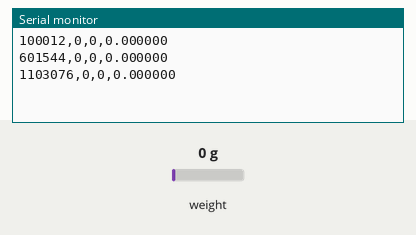
Simulated run of this sketch. Board: Arduino Uno, built with avr-gcc and run on an emulated ATmega328P. Parts: the last lines printed to the serial monitor. The test bench sets the inputs (shaded band); at power-on: weight on the scale 0 g.

Above: at 1.9 s.
2.0 s: weight on the scale set to 100 g
At 2.5 s:
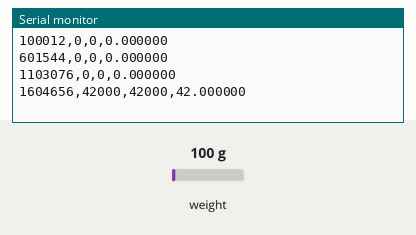
3.5 s: weight on the scale set to 1250 g
At 4.0 s:
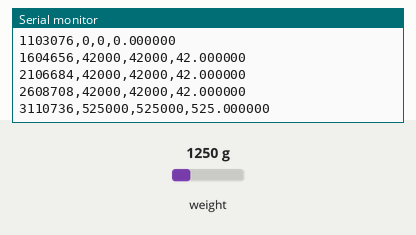
Timing chart, 0 to 6.5 s (numbered marks = the images above; inputs shaded):
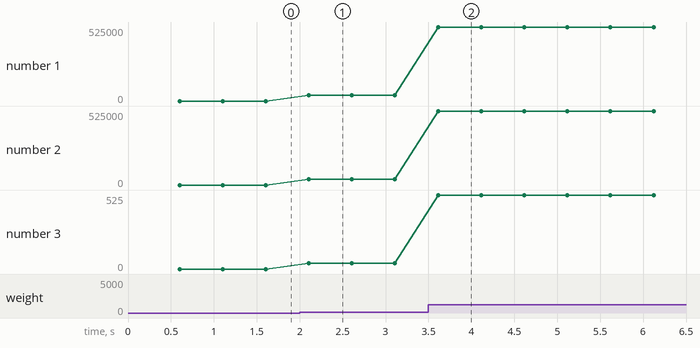

The sketch:

HX711_Force.ino
```cpp
#include <HX711.h>

#ifndef BB_SAMPLE_INTERVAL_US
#define BB_SAMPLE_INTERVAL_US 100000
#endif
#ifndef BB_HX711_DATA_PIN
#define BB_HX711_DATA_PIN 3
#endif
#ifndef BB_HX711_CLOCK_PIN
#define BB_HX711_CLOCK_PIN 2
#endif
#ifndef BB_OFFSET_COUNTS
#define BB_OFFSET_COUNTS 0
#endif
#ifndef BB_COUNTS_PER_NEWTON
#define BB_COUNTS_PER_NEWTON 1000.0
#endif
#ifndef BB_AVERAGE_SAMPLES
#define BB_AVERAGE_SAMPLES 5
#endif

HX711 scale;

namespace {
constexpr unsigned long SAMPLE_INTERVAL_US = (unsigned long)BB_SAMPLE_INTERVAL_US;
unsigned long last_sample_us = 0;
}

void setup() {
  Serial.begin(115200);
  scale.begin(BB_HX711_DATA_PIN, BB_HX711_CLOCK_PIN);
}

void loop() {
  const unsigned long now = micros();
  if ((unsigned long)(now - last_sample_us) < SAMPLE_INTERVAL_US) return;
  if (!scale.is_ready()) return;
  last_sample_us = now;

  const long raw = scale.read_average(BB_AVERAGE_SAMPLES);
  const long corrected = raw - (long)BB_OFFSET_COUNTS;
  const float force_n = float(corrected) / float(BB_COUNTS_PER_NEWTON);

  // time_us,raw_counts,corrected_counts,force_n
  Serial.print(now);
  Serial.print(','); Serial.print(raw);
  Serial.print(','); Serial.print(corrected);
  Serial.print(','); Serial.println(force_n, 6);
}
```

Measured:
- after the input at 2.0 s, the serial monitor: prints a new line after 0.11 s (image 1)
- after the input at 3.5 s, the serial monitor: prints a new line after 0.11 s (image 2)
- plotted number 1: 0 → 42000 after the input at 2.0 s, 42000 → 525000 after the input at 3.5 s
- plotted number 2: 0 → 42000 after the input at 2.0 s, 42000 → 525000 after the input at 3.5 s
- plotted number 3: 0 → 42 after the input at 2.0 s, 42 → 525 after the input at 3.5 s
